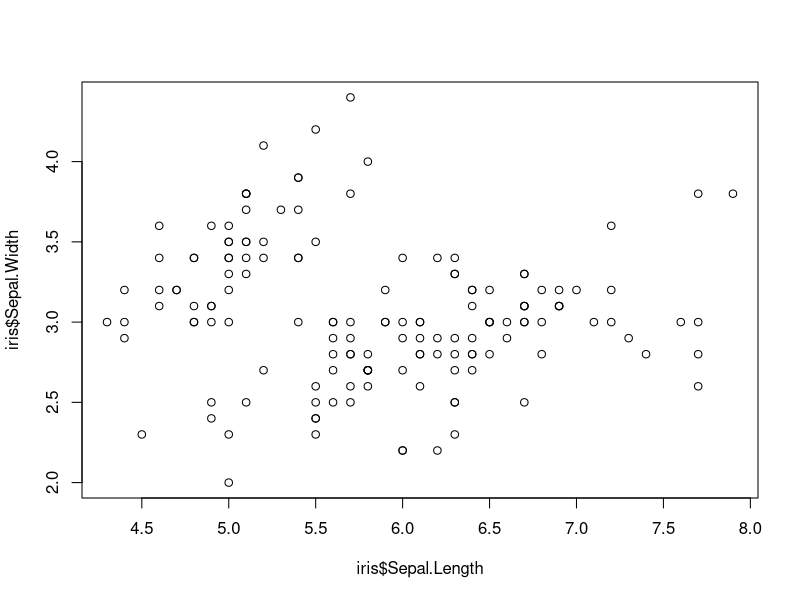
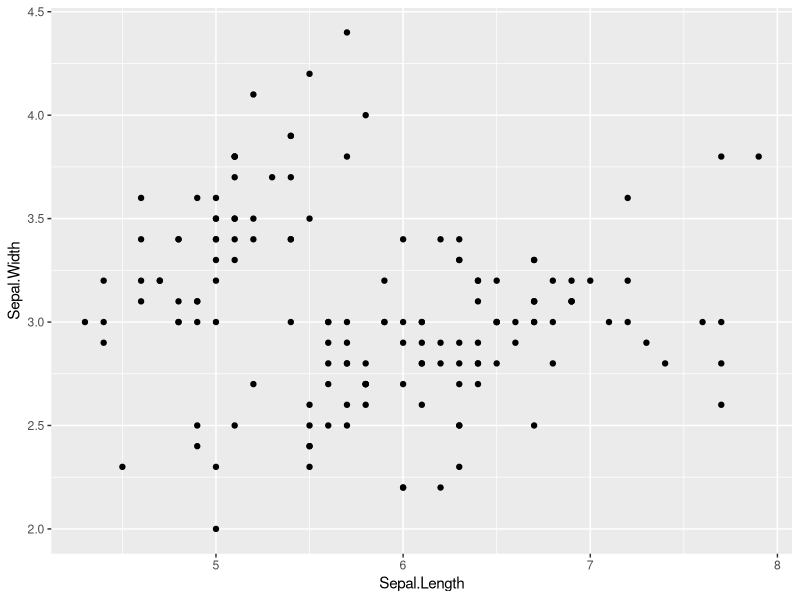
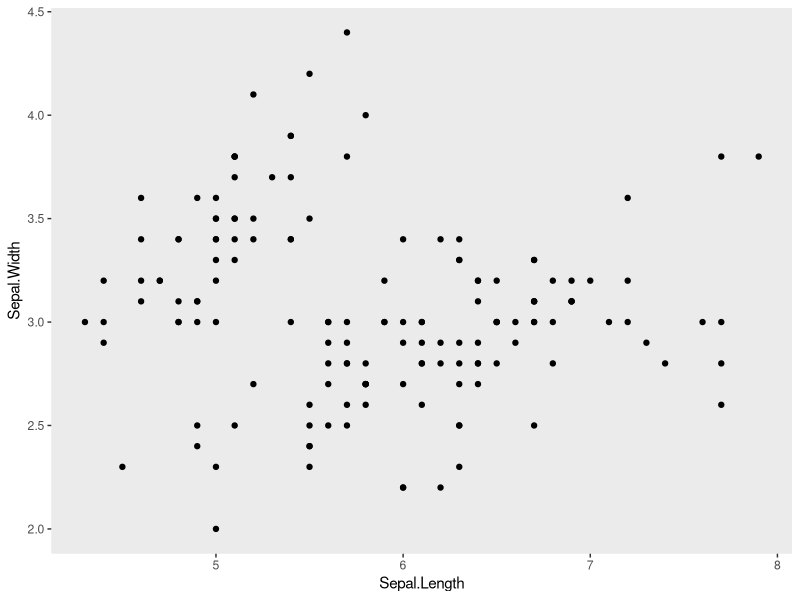
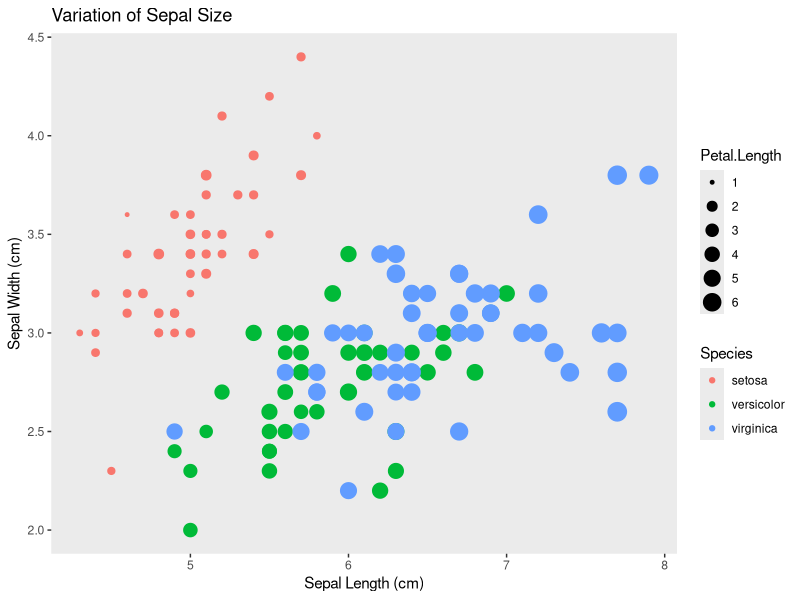

Recreate these plots in R, in order.
#use built in iris dataset
#take a look at it 
head(iris)
#load in some tidyverse packages
library(dplyr)
library(ggplot2)

#####################################
##### Part 1: for loops         #####
#####################################

#Using only data for iris versicolor
#write a for loop
#that produces a regression table
#for each of the following relationships
#1. iris  sepal length x width
#2. iris  petal length x width
#3. iris sepal length x petal length
iris.versi <- iris[iris$Species == "versicolor",]

fits <- list()

vars.1.df <- data.frame(iris.versi$Sepal.Length, iris.versi$Petal.Length, iris.versi$Sepal.Length)
colnames(vars.1.df) <- c("Sepal.Length", "Petal.Length", "Sepal.Length")
vars.2.df <- data.frame(iris.versi$Sepal.Width, iris.versi$Petal.Width, iris.versi$Petal.Length)
colnames(vars.2.df) <- c("Sepal.Width", "Petal.Width", "Petal.Length")

for (i in 1:3){
  fits[[i]] <-  lm(vars.1.df[,i] ~ vars.2.df[,i])
}


#####################################
##### Part 2: data in dplyr     #####
#####################################

#use dplyr to join data of maximum height
#to a new iris data frame
height <- data.frame(Species = c("virginica","setosa","versicolor"),
                     Max.Height.cm = c(60,100,11.8))

iris.h <- full_join(iris, height)

#####################################
##### Part 3: plots in ggplot2  #####
#####################################

#look at base R scatter plot
plot(iris$Sepal.Length,iris$Sepal.Width)

#3a. now make the same plot in ggplot
ggplot(iris, aes(x=Sepal.Length, y=Sepal.Width)) + 
  geom_point()
  
#3b. make a scatter plot with ggplot and get rid of  busy grid lines
ggplot(iris, aes(x=Sepal.Length, y=Sepal.Width)) + 
  geom_point() +
  theme(panel.grid.major = element_blank(), panel.grid.minor = element_blank())


#3c. make a scatter plot with ggplot, remove grid lines, add a title and axis labels, 
#    show species by color, and make the point size proportional to petal length
ggplot(iris, aes(x=Sepal.Length, y=Sepal.Width, color = Species, size = Petal.Length)) + 
  geom_point() +
  theme(panel.grid.major = element_blank(), panel.grid.minor = element_blank()) +
  labs(title = "Variation of Sepal Size") +
  xlab("Sepal Length (cm)") +
  ylab("Sepal Width (cm)")